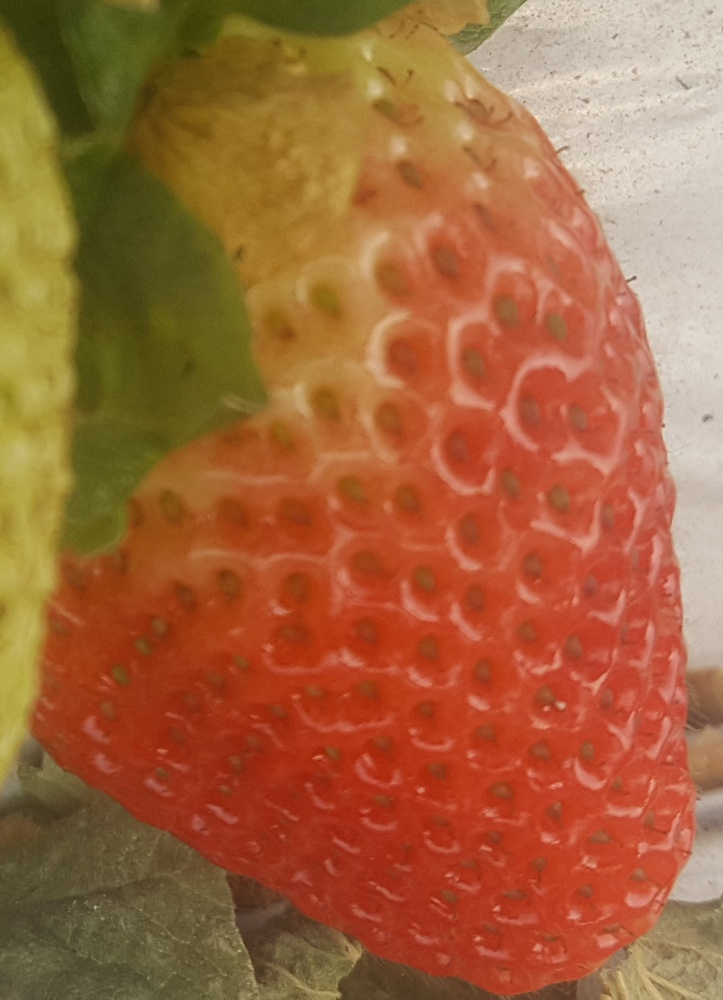
#> input picture dataset/strawberry/Unripe/fresa_267.jpg, 723 x 1000 px; its folder holds only this picture in this run
$ python data_preprocessing_tools.py
#> lines starting #> are read from the running program, lines starting #| are printed output that depends on the picture
#> in process_strawberry_dataset, image is the input picture: shape (1000, 723, 3); mean B, G, R 60.6, 101.5, 162
"""
Data Preprocessing Tools for Strawberry Dataset
Xử lý tiền xử lý dữ liệu ảnh quả dâu tây
"""

import cv2
import numpy as np
import os
from pathlib import Path
import matplotlib.pyplot as plt


def resize_with_padding(image, target_size=(224, 224), padding_color=(0, 0, 0)):
    """
    Resize ảnh về kích thước cố định với padding để giữ nguyên tỷ lệ khung hình

    Args:
        image: Ảnh đầu vào (numpy array)
        target_size: Kích thước đích (width, height), mặc định 224x224
        padding_color: Màu padding (B, G, R), mặc định màu đen (0, 0, 0)

    Returns:
        Ảnh đã được resize với padding
    """
#> called with target_size = (224, 224), padding_color = (0, 0, 0)
    h, w = image.shape[:2]
#> h = 1000; w = 723
    target_w, target_h = target_size

    # Tính tỷ lệ scale để giữ nguyên aspect ratio
    scale = min(target_w / w, target_h / h)
#> scale = 0.224

    # Tính kích thước mới sau khi scale
    new_w = int(w * scale)
#> new_w = 161
    new_h = int(h * scale)
#> new_h = 224

    # Resize ảnh với tỷ lệ mới
    resized_image = cv2.resize(image, (new_w, new_h), interpolation=cv2.INTER_AREA)

    # Tạo ảnh mới với kích thước target và fill bằng màu padding
    padded_image = np.full((target_h, target_w, 3), padding_color, dtype=np.uint8)

    # Tính vị trí để center ảnh đã resize
    top = (target_h - new_h) // 2
#> top = 0
    left = (target_w - new_w) // 2
#> left = 31

    # Đặt ảnh đã resize vào giữa ảnh padding
    padded_image[top:top + new_h, left:left + new_w] = resized_image
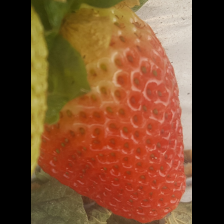
#> padded_image: shape (224, 224, 3); mean B, G, R 43.6, 72.9, 116.4

    return padded_image


def process_strawberry_dataset(input_dir, output_dir, target_size=(224, 224),
                               padding_color=(0, 0, 0), visualize_samples=True):
    """
    Xử lý toàn bộ dataset ảnh dâu tây

    Args:
        input_dir: Thư mục chứa ảnh gốc
        output_dir: Thư mục lưu ảnh đã xử lý
        target_size: Kích thước đích (width, height)
        padding_color: Màu padding (B, G, R)
        visualize_samples: Hiển thị mẫu ảnh trước và sau xử lý
    """
    # Tạo thư mục output nếu chưa có
    output_path = Path(output_dir)
    output_path.mkdir(parents=True, exist_ok=True)

    # Lấy danh sách các file ảnh
    image_extensions = {'.jpg', '.jpeg', '.png', '.bmp', '.webp'}
    input_path = Path(input_dir)

    if not input_path.exists():
        print(f"❌ Thư mục không tồn tại: {input_dir}")
        return

    image_files = [f for f in input_path.iterdir()
                   if f.suffix.lower() in image_extensions]

    if not image_files:
        print(f"❌ Không tìm thấy ảnh nào trong thư mục: {input_dir}")
        return

    print(f"📂 Tìm thấy {len(image_files)} ảnh trong {input_dir}")
    print(f"🎯 Kích thước đích: {target_size[0]}x{target_size[1]} pixels")
    print(f"🎨 Màu padding: {padding_color}")
    print("─" * 60)

    # Danh sách để lưu mẫu ảnh để visualize
    samples_before = []
    samples_after = []

    # Xử lý từng ảnh
    processed_count = 0
    for idx, image_file in enumerate(image_files, 1):
        try:
            # Đọc ảnh
            image = cv2.imread(str(image_file))

            if image is None:
                print(f"⚠️  Không thể đọc ảnh: {image_file.name}")
                continue

            original_shape = image.shape[:2]

            # Resize với padding
            processed_image = resize_with_padding(image, target_size, padding_color)

            # Lưu ảnh đã xử lý
            output_file = output_path / image_file.name
            cv2.imwrite(str(output_file), processed_image)

            processed_count += 1
            print(f"✅ [{idx}/{len(image_files)}] {image_file.name}: "
                  f"{original_shape[1]}x{original_shape[0]} → "
                  f"{target_size[0]}x{target_size[1]}")
#| ✅ [1/1] fresa_267.jpg: 723x1000 → 224x224

            # Lưu mẫu để visualize (3 ảnh đầu tiên)
            if visualize_samples and len(samples_before) < 3:
                samples_before.append((cv2.cvtColor(image, cv2.COLOR_BGR2RGB),
                                      image_file.name))
                samples_after.append((cv2.cvtColor(processed_image, cv2.COLOR_BGR2RGB),
                                     image_file.name))

        except Exception as e:
            print(f"❌ Lỗi khi xử lý {image_file.name}: {str(e)}")

    print("─" * 60)
    print(f"✨ Hoàn thành! Đã xử lý {processed_count}/{len(image_files)} ảnh")
    print(f"📁 Ảnh đã lưu tại: {output_dir}")

    # Hiển thị mẫu ảnh
    if visualize_samples and samples_before:
        visualize_preprocessing(samples_before, samples_after)


def visualize_preprocessing(samples_before, samples_after):
    """
    Hiển thị ảnh trước và sau xử lý
    """
    n_samples = len(samples_before)
#> n_samples = 1
    fig, axes = plt.subplots(2, n_samples, figsize=(5 * n_samples, 10))

    if n_samples == 1:
        axes = axes.reshape(-1, 1)

    for i in range(n_samples):
        # Ảnh gốc
        axes[0, i].imshow(samples_before[i][0])
        axes[0, i].set_title(f'Original: {samples_before[i][1]}\n'
                            f'Shape: {samples_before[i][0].shape[:2]}',
                            fontsize=10)
        axes[0, i].axis('off')

        # Ảnh sau xử lý
        axes[1, i].imshow(samples_after[i][0])
        axes[1, i].set_title(f'Processed\n'
                            f'Shape: {samples_after[i][0].shape[:2]}',
                            fontsize=10)
        axes[1, i].axis('off')

    plt.tight_layout()
    plt.savefig('preprocessing_comparison.png', dpi=150, bbox_inches='tight')
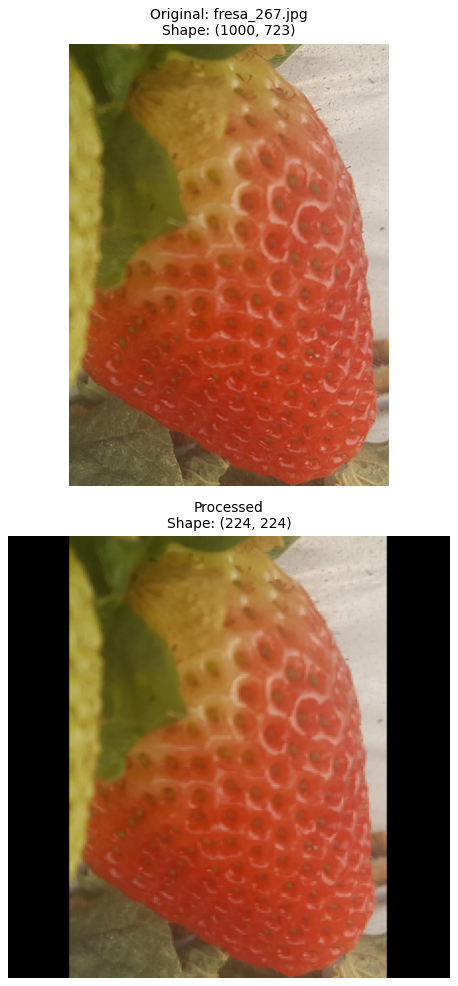
#> figure drawn by matplotlib, 2 panels
    print("📊 Đã lưu hình ảnh so sánh: preprocessing_comparison.png")
    plt.show()


if __name__ == "__main__":
    # Ví dụ sử dụng

    # Đường dẫn thư mục
    INPUT_DIR = "./dataset/strawberry/Unripe"
    OUTPUT_DIR = "./dataset/strawberry/Unripe_processed_224"

    # Cấu hình
    TARGET_SIZE = (224, 224)  # Hoặc (299, 299) cho InceptionV3, Xception
    PADDING_COLOR = (0, 0, 0)  # Màu đen, có thể dùng (255, 255, 255) cho màu trắng

    # Xử lý dataset
    process_strawberry_dataset(
        input_dir=INPUT_DIR,
        output_dir=OUTPUT_DIR,
        target_size=TARGET_SIZE,
        padding_color=PADDING_COLOR,
        visualize_samples=True
    )

$ run again, on dataset/strawberry/Unripe/fresa_316.jpg
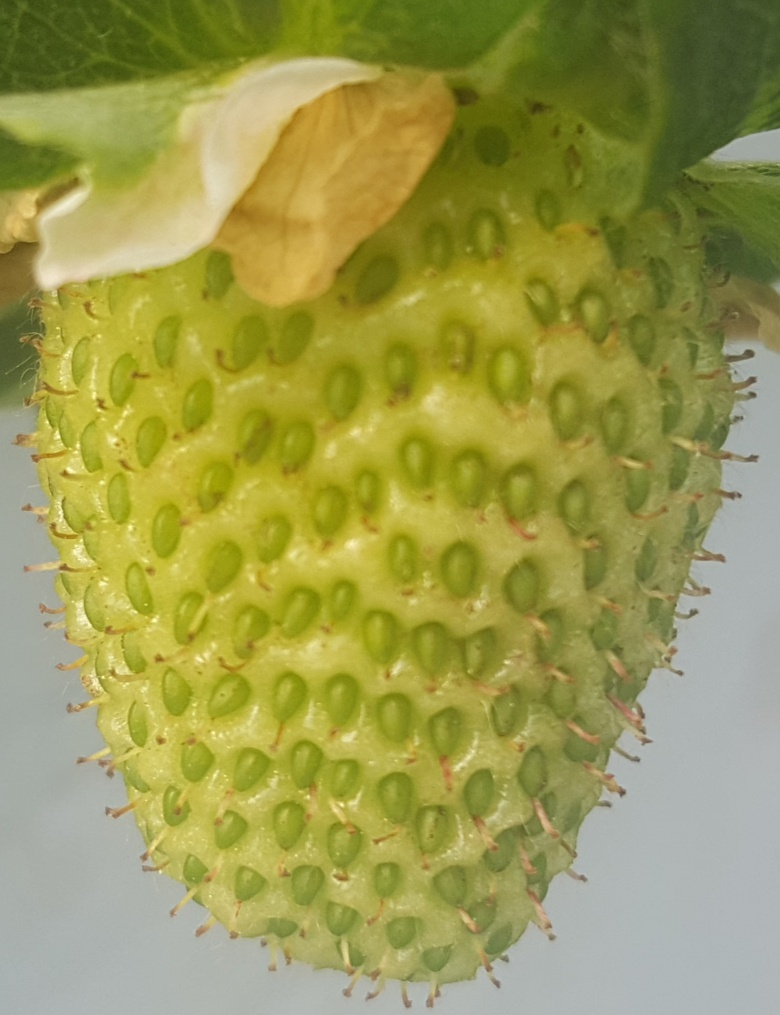
#> input picture dataset/strawberry/Unripe/fresa_316.jpg, 780 x 1015 px
#> in process_strawberry_dataset, image is the input picture: shape (1015, 780, 3); mean B, G, R 81, 154, 155.7
#> in resize_with_padding, `padded_image[top:top + new_h, left:left + new_w] = resized_image`:
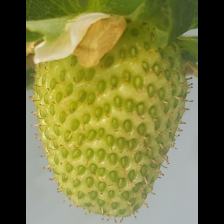
#> padded_image: shape (224, 224, 3); mean B, G, R 62.2, 118.3, 119.5
#| ✅ [1/1] fresa_316.jpg: 780x1015 → 224x224
#> n_samples = 1
#> in visualize_preprocessing, `plt.savefig('preprocessing_comparison.png', dpi=150, bbox_inches='tigh..`:
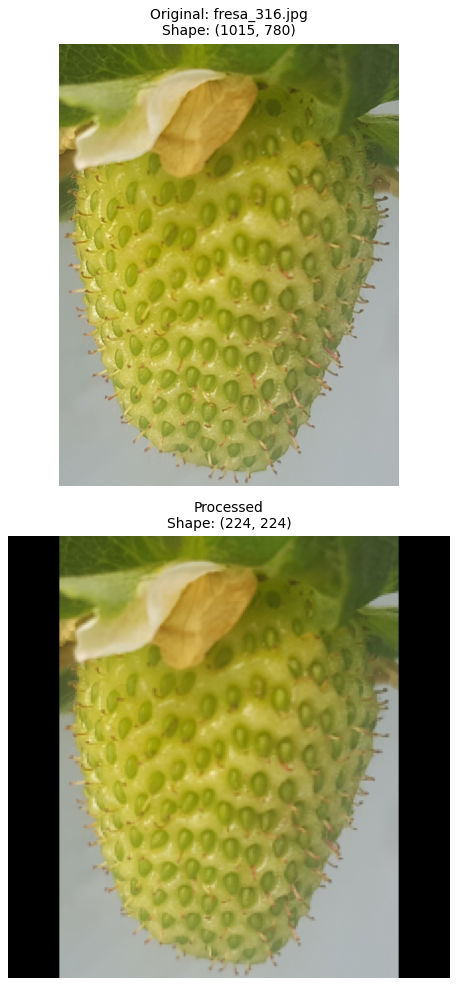
#> figure drawn by matplotlib, 2 panels

$ run again, on dataset/strawberry/Unripe/fresa_322.jpg
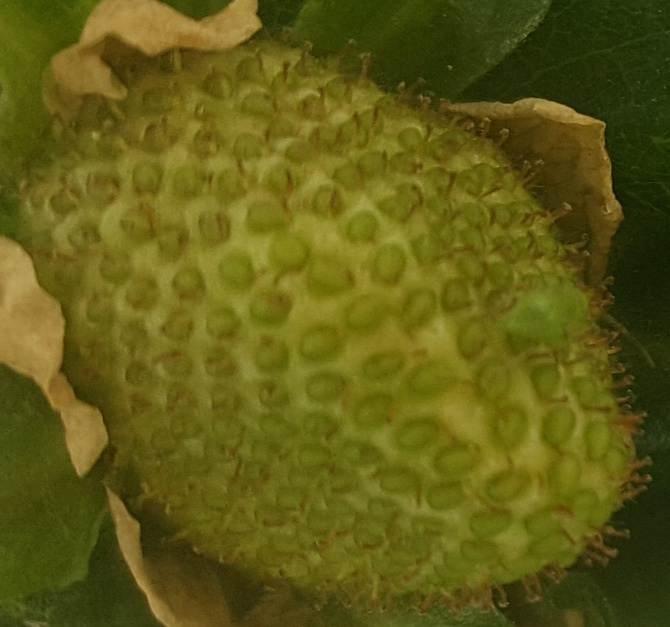
#> input picture dataset/strawberry/Unripe/fresa_322.jpg, 670 x 627 px
#> in process_strawberry_dataset, image is the input picture: shape (627, 670, 3); mean B, G, R 20.6, 91.6, 96.1
#> in resize_with_padding, `padded_image[top:top + new_h, left:left + new_w] = resized_image`:
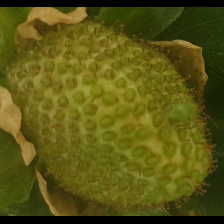
#> padded_image: shape (224, 224, 3); mean B, G, R 19.2, 85.5, 89.7
#| ✅ [1/1] fresa_322.jpg: 670x627 → 224x224
#> n_samples = 1
#> in visualize_preprocessing, `plt.savefig('preprocessing_comparison.png', dpi=150, bbox_inches='tigh..`:
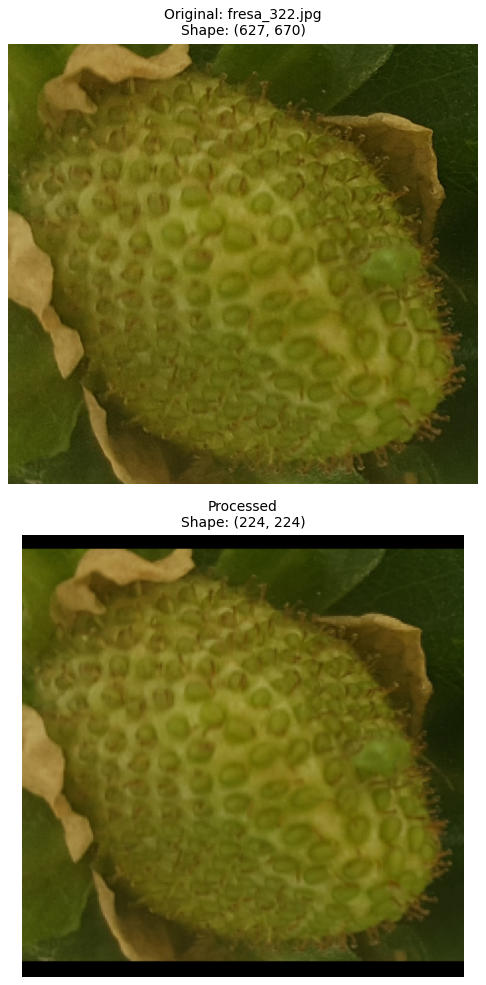
#> figure drawn by matplotlib, 2 panels

$ run again, on dataset/strawberry/Unripe/fresa_336.jpg
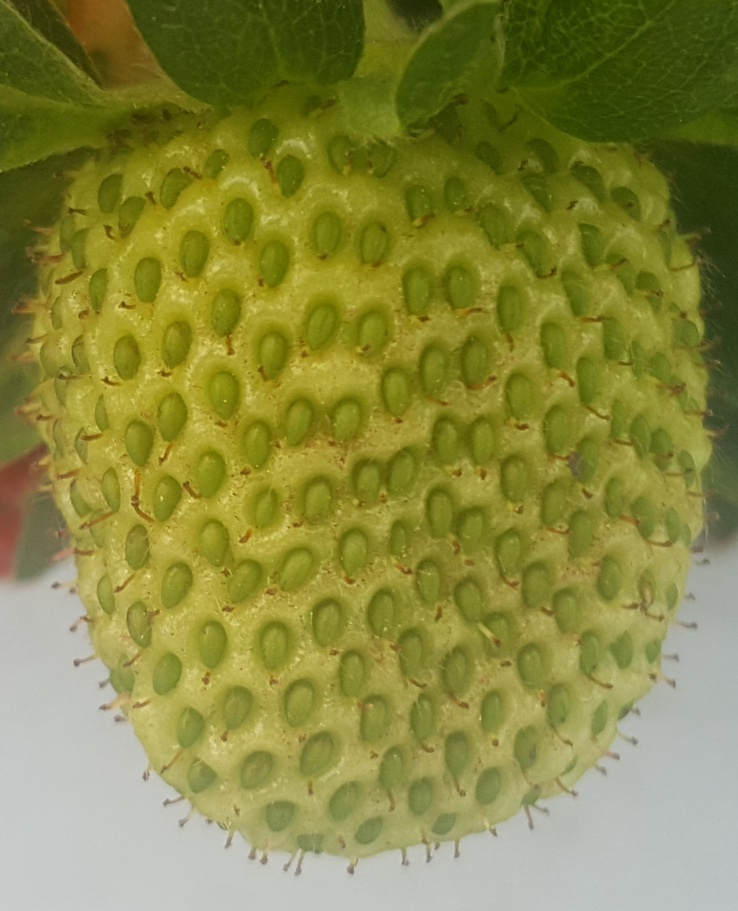
#> input picture dataset/strawberry/Unripe/fresa_336.jpg, 738 x 911 px
#> in process_strawberry_dataset, image is the input picture: shape (911, 738, 3); mean B, G, R 64.6, 136, 136.3
#> in resize_with_padding, `padded_image[top:top + new_h, left:left + new_w] = resized_image`:
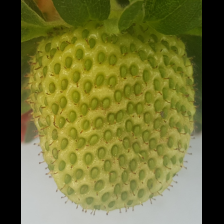
#> padded_image: shape (224, 224, 3); mean B, G, R 52.2, 109.9, 110.2
#| ✅ [1/1] fresa_336.jpg: 738x911 → 224x224
#> n_samples = 1
#> in visualize_preprocessing, `plt.savefig('preprocessing_comparison.png', dpi=150, bbox_inches='tigh..`:
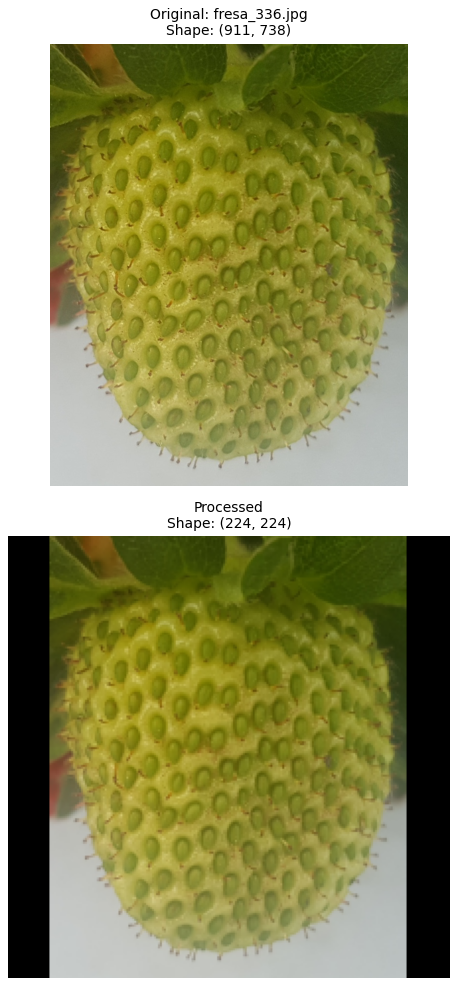
#> figure drawn by matplotlib, 2 panels

$ run again, on dataset/strawberry/Unripe/fresa_275.jpg
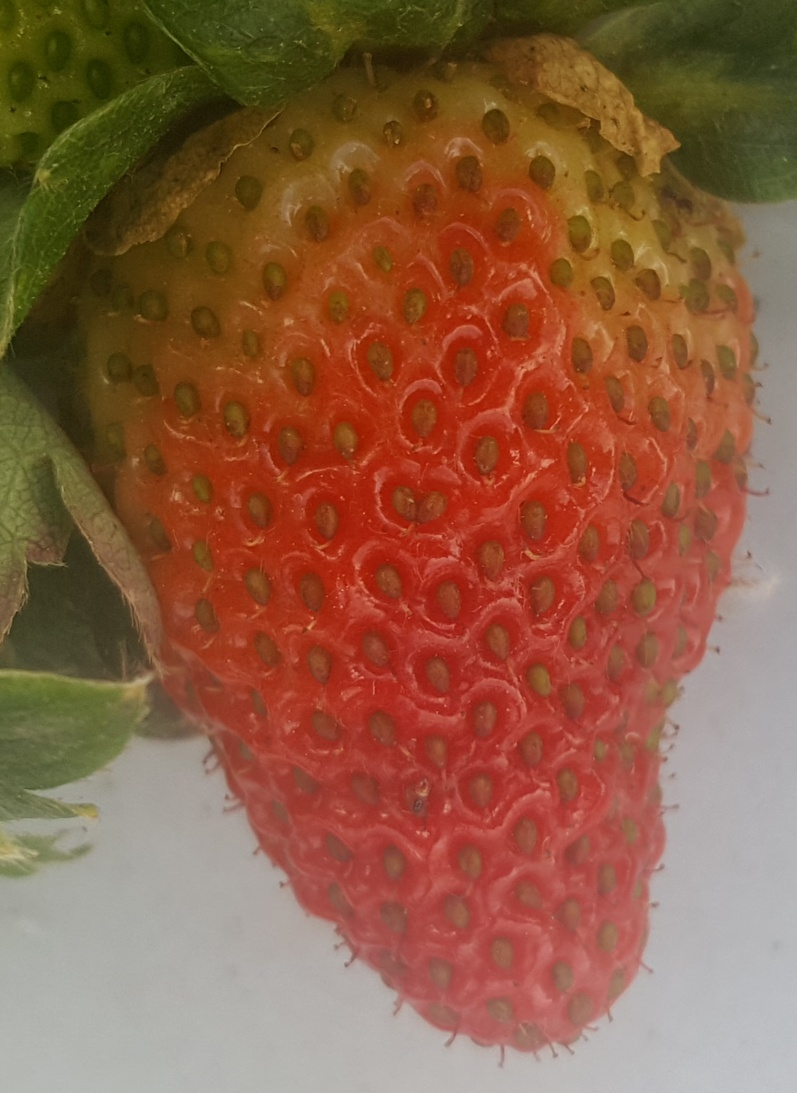
#> input picture dataset/strawberry/Unripe/fresa_275.jpg, 797 x 1093 px
#> in process_strawberry_dataset, image is the input picture: shape (1093, 797, 3); mean B, G, R 67.5, 94.5, 141.1
#> in resize_with_padding, `padded_image[top:top + new_h, left:left + new_w] = resized_image`:
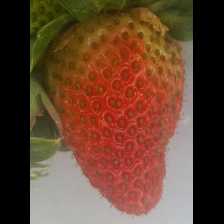
#> padded_image: shape (224, 224, 3); mean B, G, R 49.1, 68.8, 102.7
#| ✅ [1/1] fresa_275.jpg: 797x1093 → 224x224
#> n_samples = 1
#> in visualize_preprocessing, `plt.savefig('preprocessing_comparison.png', dpi=150, bbox_inches='tigh..`:
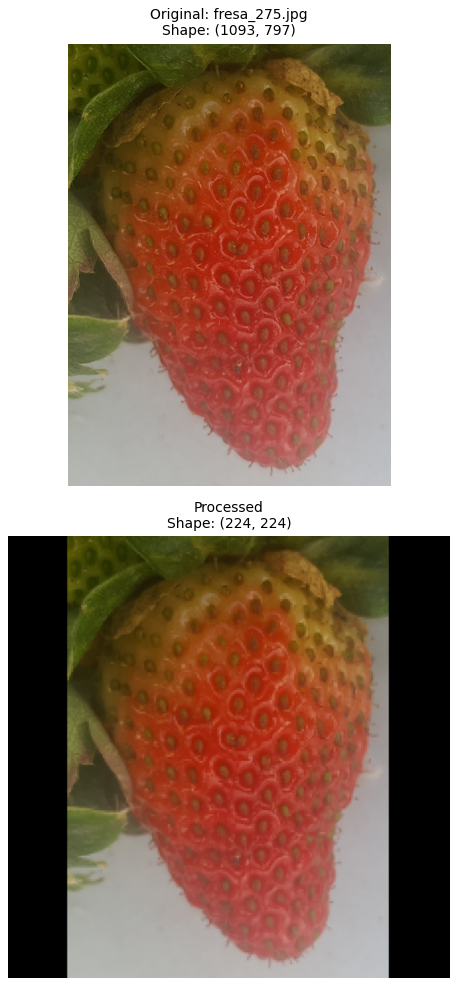
#> figure drawn by matplotlib, 2 panels
